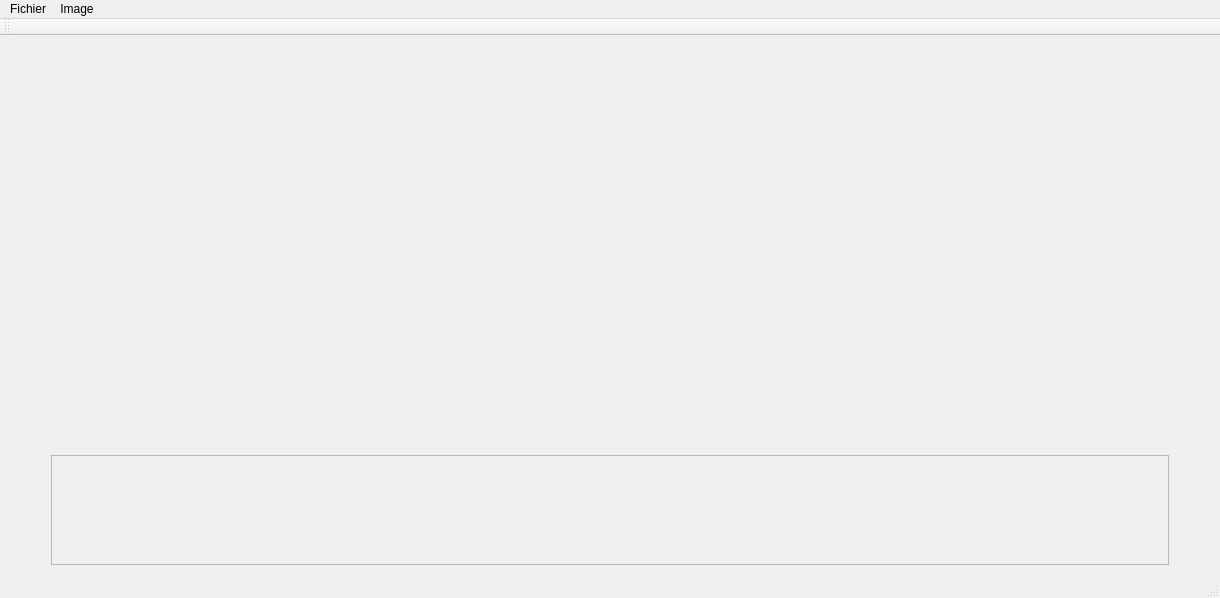
<?xml version="1.0" encoding="UTF-8"?>
<ui version="4.0">
 <class>MainWindow</class>
 <widget class="QMainWindow" name="MainWindow">
  <property name="windowModality">
   <enum>Qt::NonModal</enum>
  </property>
  <property name="geometry">
   <rect>
    <x>0</x>
    <y>0</y>
    <width>1220</width>
    <height>598</height>
   </rect>
  </property>
  <property name="sizePolicy">
   <sizepolicy hsizetype="Expanding" vsizetype="Expanding">
    <horstretch>0</horstretch>
    <verstretch>0</verstretch>
   </sizepolicy>
  </property>
  <property name="windowTitle">
   <string>MainWindow</string>
  </property>
  <widget class="QWidget" name="centralWidget">
   <property name="sizePolicy">
    <sizepolicy hsizetype="Expanding" vsizetype="Expanding">
     <horstretch>0</horstretch>
     <verstretch>0</verstretch>
    </sizepolicy>
   </property>
   <property name="autoFillBackground">
    <bool>true</bool>
   </property>
   <layout class="QGridLayout" name="gridLayout">
    <item row="2" column="1">
     <spacer name="verticalSpacer">
      <property name="orientation">
       <enum>Qt::Vertical</enum>
      </property>
      <property name="sizeType">
       <enum>QSizePolicy::Minimum</enum>
      </property>
      <property name="sizeHint" stdset="0">
       <size>
        <width>20</width>
        <height>40</height>
       </size>
      </property>
     </spacer>
    </item>
    <item row="0" column="0">
     <spacer name="horizontalSpacer">
      <property name="orientation">
       <enum>Qt::Horizontal</enum>
      </property>
      <property name="sizeType">
       <enum>QSizePolicy::Minimum</enum>
      </property>
      <property name="sizeHint" stdset="0">
       <size>
        <width>40</width>
        <height>20</height>
       </size>
      </property>
     </spacer>
    </item>
    <item row="3" column="1">
     <widget class="QScrollArea" name="ExplScrollArea">
      <property name="sizePolicy">
       <sizepolicy hsizetype="Expanding" vsizetype="Maximum">
        <horstretch>0</horstretch>
        <verstretch>0</verstretch>
       </sizepolicy>
      </property>
      <property name="minimumSize">
       <size>
        <width>0</width>
        <height>110</height>
       </size>
      </property>
      <property name="widgetResizable">
       <bool>true</bool>
      </property>
      <widget class="QWidget" name="scrollAreaWidgetContents">
       <property name="geometry">
        <rect>
         <x>0</x>
         <y>0</y>
         <width>1108</width>
         <height>108</height>
        </rect>
       </property>
       <layout class="QGridLayout" name="gridLayout_2">
        <item row="0" column="0">
         <layout class="QHBoxLayout" name="Layout_Explorer">
          <item>
           <widget class="QLabel" name="LabelExpl_img">
            <property name="sizePolicy">
             <sizepolicy hsizetype="Minimum" vsizetype="Minimum">
              <horstretch>0</horstretch>
              <verstretch>0</verstretch>
             </sizepolicy>
            </property>
            <property name="minimumSize">
             <size>
              <width>130</width>
              <height>85</height>
             </size>
            </property>
            <property name="maximumSize">
             <size>
              <width>130</width>
              <height>85</height>
             </size>
            </property>
            <property name="text">
             <string/>
            </property>
           </widget>
          </item>
         </layout>
        </item>
       </layout>
      </widget>
     </widget>
    </item>
    <item row="0" column="1">
     <widget class="QLabel" name="label_Picviewer">
      <property name="sizePolicy">
       <sizepolicy hsizetype="Expanding" vsizetype="Expanding">
        <horstretch>0</horstretch>
        <verstretch>0</verstretch>
       </sizepolicy>
      </property>
      <property name="minimumSize">
       <size>
        <width>100</width>
        <height>300</height>
       </size>
      </property>
      <property name="sizeIncrement">
       <size>
        <width>0</width>
        <height>0</height>
       </size>
      </property>
      <property name="text">
       <string/>
      </property>
     </widget>
    </item>
    <item row="0" column="2">
     <spacer name="horizontalSpacer_2">
      <property name="orientation">
       <enum>Qt::Horizontal</enum>
      </property>
      <property name="sizeType">
       <enum>QSizePolicy::Minimum</enum>
      </property>
      <property name="sizeHint" stdset="0">
       <size>
        <width>40</width>
        <height>20</height>
       </size>
      </property>
     </spacer>
    </item>
   </layout>
  </widget>
  <widget class="QMenuBar" name="menuBar">
   <property name="geometry">
    <rect>
     <x>0</x>
     <y>0</y>
     <width>1220</width>
     <height>21</height>
    </rect>
   </property>
   <widget class="QMenu" name="menuFichier">
    <property name="title">
     <string>Fichier</string>
    </property>
    <addaction name="actionImporter"/>
    <addaction name="actionTout_supprimer"/>
   </widget>
   <widget class="QMenu" name="menuImage">
    <property name="title">
     <string>Image</string>
    </property>
    <addaction name="actionRedimensionner"/>
   </widget>
   <addaction name="menuFichier"/>
   <addaction name="menuImage"/>
  </widget>
  <widget class="QToolBar" name="mainToolBar">
   <attribute name="toolBarArea">
    <enum>TopToolBarArea</enum>
   </attribute>
   <attribute name="toolBarBreak">
    <bool>false</bool>
   </attribute>
  </widget>
  <widget class="QStatusBar" name="statusBar"/>
  <action name="actionImporter">
   <property name="text">
    <string>Importer ...</string>
   </property>
  </action>
  <action name="actionTout_supprimer">
   <property name="text">
    <string>Tout supprimer</string>
   </property>
  </action>
  <action name="actionRedimensionner">
   <property name="text">
    <string>Redimensionner</string>
   </property>
  </action>
 </widget>
 <layoutdefault spacing="6" margin="11"/>
 <resources/>
 <connections/>
</ui>
